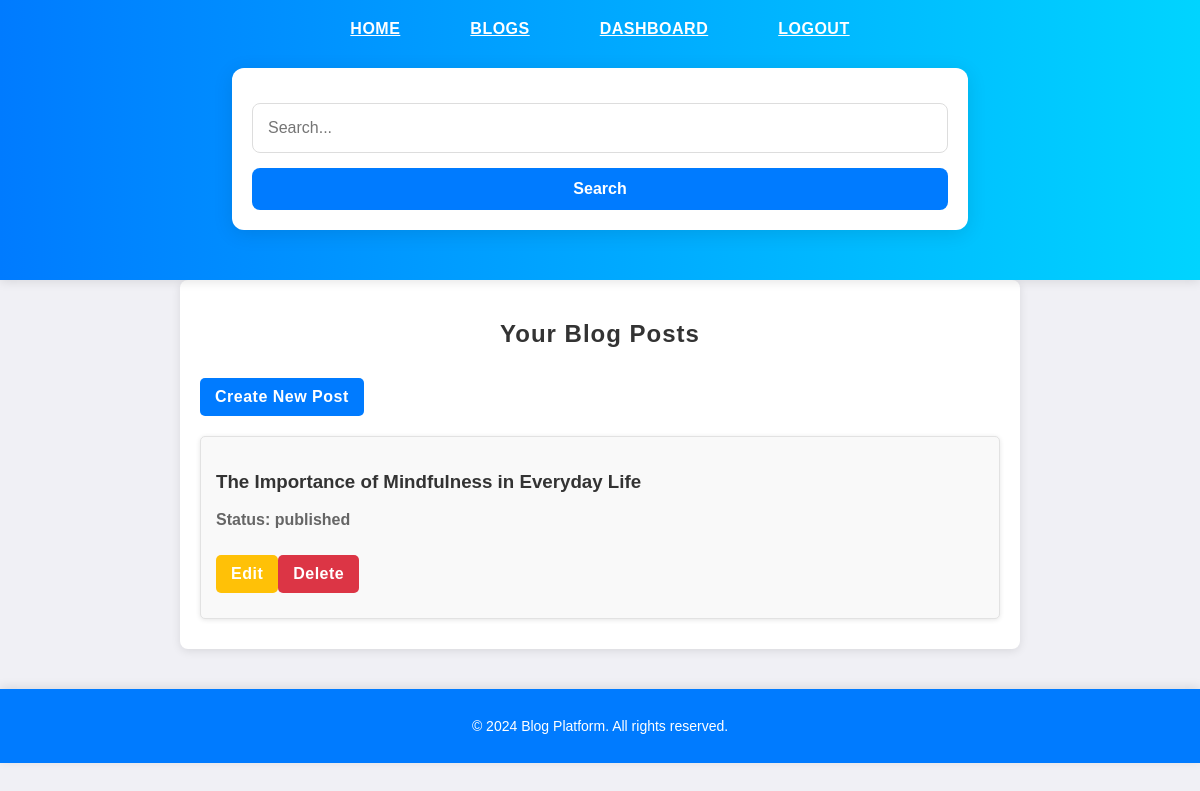
/dashboard.php (signed in), run on the app's committed database.
### tables this page shows
CREATE TABLE `blog_posts` (
  `id` int(11) NOT NULL,
  `user_id` int(11) NOT NULL,
  `title` varchar(255) NOT NULL,
  `content` text NOT NULL,
  `tags` varchar(255) DEFAULT NULL,
  `status` enum('draft','published') DEFAULT 'draft',
  `created_at` timestamp NOT NULL DEFAULT current_timestamp(),
  `updated_at` timestamp NOT NULL DEFAULT current_timestamp() ON UPDATE current_timestamp()
);

### dashboard.php (the view, shortened to what this page needs)
<?php include('header.php'); ?>
<link rel="stylesheet" href="style.css">
<div class="container">
    <h2>Your Blog Posts</h2>
    <a class="btn btn-primary" href="createpost.php">Create New Post</a>
    <?php
    $user_id = $_SESSION['user_id'];
    $sql = "SELECT * FROM blog_posts WHERE user_id = ?";
    $stmt = $conn->prepare($sql);
    $stmt->bind_param("i", $user_id);
    $stmt->execute();
    $result = $stmt->get_result();
    if ($result->num_rows > 0) {
        while ($row = $result->fetch_assoc()) {
            echo "<div class='post-card'>";
            echo "<h3>" . htmlspecialchars($row['title']) . "</h3>";
            echo "<p class='status'>Status: " . $row['status'] . "</p>";
            echo "<div class='post-actions'>";
            echo "<a class='btn btn-edit' href='editpost.php?id=" . $row['id'] . "'>Edit</a>";
            echo "<a class='btn btn-delete' href='delete_post_process.php?id=" . $row['id'] . "'>Delete</a>";
            echo "</div>";
            echo "</div>";
        }
    } else {
        echo "<p>No posts found. Start creating your first post!</p>";
    }
    ?>
</div>
<?php include('footer.php'); ?>

### style.css (style rules this page uses)
body { font-family: 'Poppins', sans-serif; background-color: #f0f0f5; color: #333; margin: 0; padding: 0; }
.container { width: 80%; margin: 30px auto; padding: 20px; background: linear-gradient(145deg, #fff, #f4f4f4); box-shadow: 0 10px 30px rgba(0, 0, 0, 0.1); border-radius: 12px; }
h1, h2 { text-align: center; color: #333; font-weight: 700; margin-bottom: 20px; letter-spacing: 1px; }
.btn { display: inline-block; padding: 12px 25px; background-color: #007BFF; color: white; text-decoration: none; border-radius: 8px; font-weight: 600; letter-spacing: 0.5px; transition: background 0.3s ease-in-out, transform 0.2s; }

### dashboard.php (style rules this page uses)
.container { max-width: 800px; margin: auto; background: #fff; padding: 20px; border-radius: 8px; box-shadow: 0 2px 10px rgba(0, 0, 0, 0.1); }
h2 { color: #333; }
.btn { display: inline-block; padding: 10px 15px; margin: 10px 0; text-decoration: none; border-radius: 5px; transition: background-color 0.3s; }
.btn-primary { background-color: #007bff; color: #fff; }
.btn-edit { background-color: #ffc107; color: #fff; }
.btn-delete { background-color: #dc3545; color: #fff; }
.post-card { background: #f9f9f9; border: 1px solid #e2e2e2; border-radius: 5px; padding: 15px; margin: 10px 0; box-shadow: 0 1px 5px rgba(0, 0, 0, 0.1); }
.post-actions { margin-top: 10px; }
.status { font-weight: bold; color: #666; }

### data on the page
blog_posts: title "The Importance of Mindfulness in Everyday Life", status "published"
